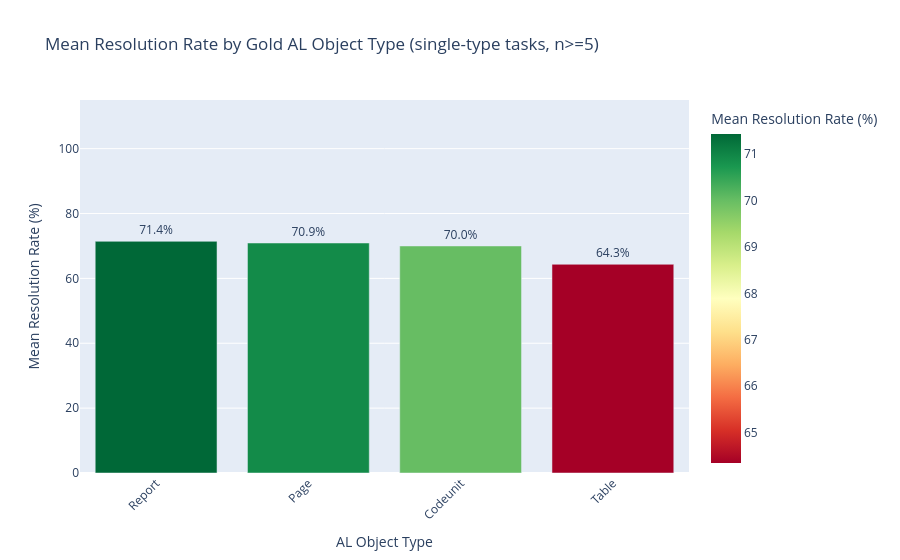

Notebook source saved alongside this figure:
### Markdown cell above
## 6. AL Object Type Analysis

Use the files touched by gold patch, to label each task by AL object type. This answers a question: which kinds of benchmark tasks are easier or harder for the agent to solve?

To avoid overstating noisy categories, we report task-level mean resolution rate by object type and call out tasks that touch multiple object types separately.

### Code cell
import re

from utils import DATASET_PATH

from bcbench.dataset import BugFixEntry

# Extract AL object types from gold patch filenames.
# AL files usually follow <Name>.<ObjectType>.al (for example, SalesPost.Codeunit.al).
AL_FILE_PATTERN = re.compile(r"^diff --git a/.*\.([a-zA-Z]+)\.al b/.*\.([a-zA-Z]+)\.al$", re.MULTILINE)


def extract_al_object_types_from_patch(patch: str) -> list[str]:
    if not isinstance(patch, str) or not patch:
        return []

    object_types = {left.capitalize() for left, right in AL_FILE_PATTERN.findall(patch) if left == right}
    return sorted(object_types)


dataset_entries = BugFixEntry.load(DATASET_PATH)
gold_object_types = {entry.instance_id: extract_al_object_types_from_patch(entry.patch) for entry in dataset_entries}

task_df = (
    df.groupby("instance_id")["resolved"]
    .agg(success_rate="mean", resolved_runs="sum", total_runs="count")
    .reset_index()
    .assign(
        success_rate=lambda frame: frame["success_rate"] * 100,
        al_object_types=lambda frame: frame["instance_id"].map(gold_object_types).apply(lambda value: value or ["Unknown"]),
    )
)
task_df["object_type_count"] = task_df["al_object_types"].apply(len)

single_type_tasks = task_df[task_df["object_type_count"] == 1].explode("al_object_types")
single_type_stats = (
    single_type_tasks.groupby("al_object_types")
    .agg(
        total_tasks=("instance_id", "count"),
        mean_success_rate=("success_rate", "mean"),
    )
    .reset_index()
    .sort_values(["mean_success_rate", "total_tasks"], ascending=[False, False])
)

multi_type_tasks = task_df[task_df["object_type_count"] > 1]

print("=== AL Object Type Performance (Gold Patch, Single-Type Tasks) ===\n")
print(single_type_stats.to_string(index=False, float_format="%.1f"))
print()
print(f"Single-type tasks: {len(single_type_tasks)} / {len(task_df)}")
print(f"Multi-type tasks: {len(multi_type_tasks)} / {len(task_df)}")

plot_stats = single_type_stats[single_type_stats["total_tasks"] >= 5].copy()

if not plot_stats.empty:
    fig = px.bar(
        plot_stats,
        x="al_object_types",
        y="mean_success_rate",
        text="mean_success_rate",
        title="Mean Resolution Rate by Gold AL Object Type (single-type tasks, n>=5)",
        labels={"al_object_types": "AL Object Type", "mean_success_rate": "Mean Resolution Rate (%)"},
        color="mean_success_rate",
        color_continuous_scale="RdYlGn",
        hover_data=["total_tasks"],
    )
    fig.update_traces(texttemplate="%{text:.1f}%", textposition="outside")
    fig.update_layout(yaxis={"range": [0, 115]}, xaxis_tickangle=-45)
    fig.show()

### Figure 1 — Plotly figure (JSON) as saved in the notebook; plotly's stock layout.template omitted (floating-point values rounded to 4 significant figures)
{"data": [{"customdata": [[7], [11], [46], [23]], "hovertemplate": "AL Object Type=%{x}<br>Mean Resolution Rate (%)=%{marker.color}<br>total_tasks=%{customdata[0]}<extra></extra>", "legendgroup": "", "marker": {"color": [71.43, 70.91, 70.0, 64.35], "coloraxis": "coloraxis", "pattern": {"shape": ""}}, "name": "", "orientation": "v", "showlegend": false, "text": [71.43, 70.91, 70.0, 64.35], "textposition": "outside", "texttemplate": "%{text:.1f}%", "type": "bar", "x": ["Report", "Page", "Codeunit", "Table"], "xaxis": "x", "y": [71.43, 70.91, 70.0, 64.35], "yaxis": "y"}], "layout": {"barmode": "relative", "coloraxis": {"colorbar": {"title": {"text": "Mean Resolution Rate (%)"}}, "colorscale": [[0, "rgb(165,0,38)"], [0.1, "rgb(215,48,39)"], [0.2, "rgb(244,109,67)"], [0.3, "rgb(253,174,97)"], [0.4, "rgb(254,224,139)"], [0.5, "rgb(255,255,191)"], [0.6, "rgb(217,239,139)"], [0.7, "rgb(166,217,106)"], [0.8, "rgb(102,189,99)"], [0.9, "rgb(26,152,80)"], [1, "rgb(0,104,55)"]]}, "legend": {"tracegroupgap": 0}, "title": {"text": "Mean Resolution Rate by Gold AL Object Type (single-type tasks, n>=5)"}, "xaxis": {"anchor": "y", "domain": [0, 1], "tickangle": -45, "title": {"text": "AL Object Type"}}, "yaxis": {"anchor": "x", "domain": [0, 1], "range": [0, 115], "title": {"text": "Mean Resolution Rate (%)"}}}}
